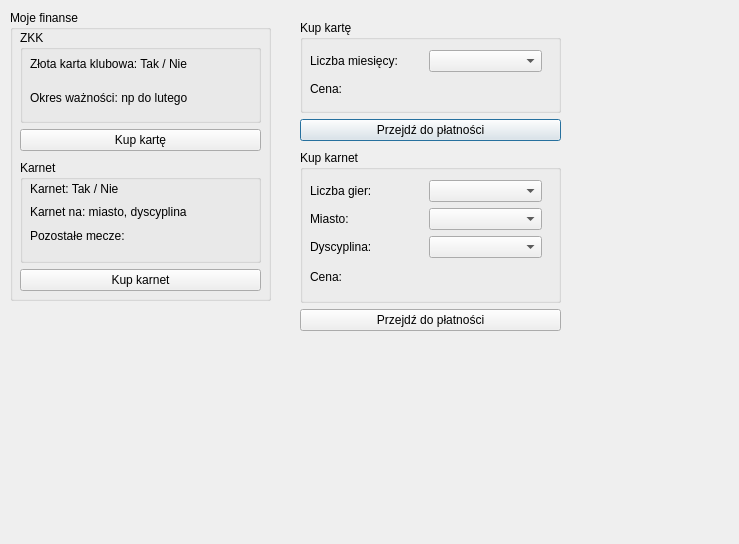
<?xml version="1.0" encoding="UTF-8"?>
<ui version="4.0">
 <class>moje_finanse</class>
 <widget class="QDialog" name="moje_finanse">
  <property name="geometry">
   <rect>
    <x>0</x>
    <y>0</y>
    <width>739</width>
    <height>544</height>
   </rect>
  </property>
  <property name="windowTitle">
   <string>Dialog</string>
  </property>
  <widget class="QWidget" name="layoutWidget">
   <property name="geometry">
    <rect>
     <x>300</x>
     <y>20</y>
     <width>261</width>
     <height>121</height>
    </rect>
   </property>
   <layout class="QVBoxLayout" name="verticalLayout_2">
    <item>
     <widget class="QGroupBox" name="groupBox_2">
      <property name="title">
       <string>Kup kartę</string>
      </property>
      <widget class="QWidget" name="">
       <property name="geometry">
        <rect>
         <x>10</x>
         <y>30</y>
         <width>232</width>
         <height>49</height>
        </rect>
       </property>
       <layout class="QVBoxLayout" name="verticalLayout_3">
        <item>
         <layout class="QHBoxLayout" name="horizontalLayout">
          <item>
           <widget class="QLabel" name="label_2">
            <property name="text">
             <string>Liczba miesięcy:</string>
            </property>
           </widget>
          </item>
          <item>
           <widget class="QComboBox" name="comboBox"/>
          </item>
         </layout>
        </item>
        <item>
         <widget class="QLabel" name="label_4">
          <property name="text">
           <string>Cena:</string>
          </property>
         </widget>
        </item>
       </layout>
      </widget>
     </widget>
    </item>
    <item>
     <widget class="QPushButton" name="pushButton_2">
      <property name="text">
       <string>Przejdź do płatności</string>
      </property>
     </widget>
    </item>
   </layout>
  </widget>
  <widget class="QGroupBox" name="groupBox">
   <property name="geometry">
    <rect>
     <x>10</x>
     <y>10</y>
     <width>261</width>
     <height>291</height>
    </rect>
   </property>
   <property name="title">
    <string>Moje finanse</string>
   </property>
   <widget class="QWidget" name="">
    <property name="geometry">
     <rect>
      <x>10</x>
      <y>20</y>
      <width>241</width>
      <height>121</height>
     </rect>
    </property>
    <layout class="QVBoxLayout" name="verticalLayout_5">
     <item>
      <widget class="QGroupBox" name="groupBox_3">
       <property name="title">
        <string>ZKK</string>
       </property>
       <widget class="QWidget" name="">
        <property name="geometry">
         <rect>
          <x>10</x>
          <y>20</y>
          <width>221</width>
          <height>61</height>
         </rect>
        </property>
        <layout class="QVBoxLayout" name="verticalLayout_4">
         <item>
          <widget class="QLabel" name="label">
           <property name="text">
            <string>Złota karta klubowa: Tak / Nie</string>
           </property>
          </widget>
         </item>
         <item>
          <widget class="QLabel" name="label_3">
           <property name="text">
            <string>Okres ważności: np do lutego</string>
           </property>
          </widget>
         </item>
        </layout>
       </widget>
      </widget>
     </item>
     <item>
      <widget class="QPushButton" name="pushButton">
       <property name="text">
        <string>Kup kartę</string>
       </property>
      </widget>
     </item>
    </layout>
   </widget>
   <widget class="QWidget" name="">
    <property name="geometry">
     <rect>
      <x>10</x>
      <y>150</y>
      <width>241</width>
      <height>131</height>
     </rect>
    </property>
    <layout class="QVBoxLayout" name="verticalLayout_7">
     <item>
      <widget class="QGroupBox" name="groupBox_4">
       <property name="title">
        <string>Karnet</string>
       </property>
       <widget class="QWidget" name="">
        <property name="geometry">
         <rect>
          <x>10</x>
          <y>20</y>
          <width>211</width>
          <height>64</height>
         </rect>
        </property>
        <layout class="QVBoxLayout" name="verticalLayout_6">
         <item>
          <widget class="QLabel" name="label_5">
           <property name="text">
            <string>Karnet: Tak / Nie</string>
           </property>
          </widget>
         </item>
         <item>
          <widget class="QLabel" name="label_6">
           <property name="text">
            <string>Karnet na: miasto, dyscyplina</string>
           </property>
          </widget>
         </item>
         <item>
          <widget class="QLabel" name="label_7">
           <property name="text">
            <string>Pozostałe mecze:</string>
           </property>
          </widget>
         </item>
        </layout>
       </widget>
      </widget>
     </item>
     <item>
      <widget class="QPushButton" name="pushButton_3">
       <property name="text">
        <string>Kup karnet</string>
       </property>
      </widget>
     </item>
    </layout>
   </widget>
  </widget>
  <widget class="QWidget" name="layoutWidget_2">
   <property name="geometry">
    <rect>
     <x>300</x>
     <y>150</y>
     <width>261</width>
     <height>181</height>
    </rect>
   </property>
   <layout class="QVBoxLayout" name="verticalLayout_8">
    <item>
     <widget class="QGroupBox" name="groupBox_5">
      <property name="title">
       <string>Kup karnet</string>
      </property>
      <widget class="QWidget" name="layoutWidget_3">
       <property name="geometry">
        <rect>
         <x>10</x>
         <y>30</y>
         <width>232</width>
         <height>109</height>
        </rect>
       </property>
       <layout class="QVBoxLayout" name="verticalLayout_9">
        <item>
         <layout class="QHBoxLayout" name="horizontalLayout_2">
          <item>
           <layout class="QVBoxLayout" name="verticalLayout_10">
            <item>
             <widget class="QLabel" name="label_8">
              <property name="text">
               <string>Liczba gier:</string>
              </property>
             </widget>
            </item>
            <item>
             <widget class="QLabel" name="label_10">
              <property name="text">
               <string>Miasto:</string>
              </property>
             </widget>
            </item>
            <item>
             <widget class="QLabel" name="label_11">
              <property name="text">
               <string>Dyscyplina:</string>
              </property>
             </widget>
            </item>
           </layout>
          </item>
          <item>
           <layout class="QVBoxLayout" name="verticalLayout">
            <item>
             <widget class="QComboBox" name="comboBox_3"/>
            </item>
            <item>
             <widget class="QComboBox" name="comboBox_2"/>
            </item>
            <item>
             <widget class="QComboBox" name="comboBox_4"/>
            </item>
           </layout>
          </item>
         </layout>
        </item>
        <item>
         <widget class="QLabel" name="label_9">
          <property name="text">
           <string>Cena:</string>
          </property>
         </widget>
        </item>
       </layout>
      </widget>
     </widget>
    </item>
    <item>
     <widget class="QPushButton" name="pushButton_4">
      <property name="text">
       <string>Przejdź do płatności</string>
      </property>
     </widget>
    </item>
   </layout>
  </widget>
 </widget>
 <resources/>
 <connections/>
</ui>
